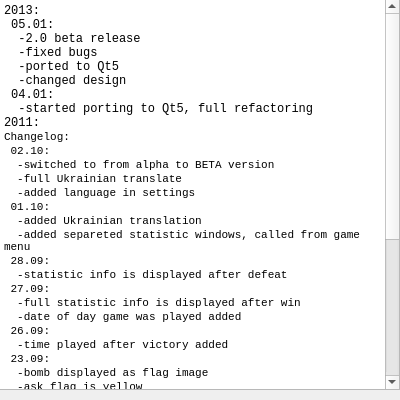
<?xml version="1.0" encoding="UTF-8"?>
<ui version="4.0">
 <class>ChangelogInfo</class>
 <widget class="QWidget" name="ChangelogInfo">
  <property name="windowModality">
   <enum>Qt::NonModal</enum>
  </property>
  <property name="geometry">
   <rect>
    <x>0</x>
    <y>0</y>
    <width>400</width>
    <height>400</height>
   </rect>
  </property>
  <property name="sizePolicy">
   <sizepolicy hsizetype="Minimum" vsizetype="Minimum">
    <horstretch>0</horstretch>
    <verstretch>0</verstretch>
   </sizepolicy>
  </property>
  <property name="maximumSize">
   <size>
    <width>400</width>
    <height>16777215</height>
   </size>
  </property>
  <property name="font">
   <font>
    <family>Courier New</family>
   </font>
  </property>
  <property name="windowTitle">
   <string>Changelog</string>
  </property>
  <widget class="QWidget" name="verticalLayoutWidget_2">
   <property name="geometry">
    <rect>
     <x>-1</x>
     <y>-1</y>
     <width>401</width>
     <height>391</height>
    </rect>
   </property>
   <layout class="QVBoxLayout" name="verticalLayout_2">
    <item>
     <widget class="QTextBrowser" name="textLog">
      <property name="html">
       <string>&lt;!DOCTYPE HTML PUBLIC &quot;-//W3C//DTD HTML 4.0//EN&quot; &quot;http://www.w3.org/TR/REC-html40/strict.dtd&quot;&gt;
&lt;html&gt;&lt;head&gt;&lt;meta name=&quot;qrichtext&quot; content=&quot;1&quot; /&gt;&lt;style type=&quot;text/css&quot;&gt;
p, li { white-space: pre-wrap; }
&lt;/style&gt;&lt;/head&gt;&lt;body style=&quot; font-family:'Courier New'; font-size:9pt; font-weight:400; font-style:normal;&quot;&gt;
&lt;p style=&quot; margin-top:0px; margin-bottom:0px; margin-left:0px; margin-right:0px; -qt-block-indent:0; text-indent:0px;&quot;&gt;2013:&lt;/p&gt;
&lt;p style=&quot; margin-top:0px; margin-bottom:0px; margin-left:0px; margin-right:0px; -qt-block-indent:0; text-indent:0px;&quot;&gt; 05.01:&lt;/p&gt;
&lt;p style=&quot; margin-top:0px; margin-bottom:0px; margin-left:0px; margin-right:0px; -qt-block-indent:0; text-indent:0px;&quot;&gt;  -2.0 beta release&lt;/p&gt;
&lt;p style=&quot; margin-top:0px; margin-bottom:0px; margin-left:0px; margin-right:0px; -qt-block-indent:0; text-indent:0px;&quot;&gt;  -fixed bugs&lt;/p&gt;
&lt;p style=&quot; margin-top:0px; margin-bottom:0px; margin-left:0px; margin-right:0px; -qt-block-indent:0; text-indent:0px;&quot;&gt;  -ported to Qt5&lt;/p&gt;
&lt;p style=&quot; margin-top:0px; margin-bottom:0px; margin-left:0px; margin-right:0px; -qt-block-indent:0; text-indent:0px;&quot;&gt;  -changed design&lt;/p&gt;
&lt;p style=&quot; margin-top:0px; margin-bottom:0px; margin-left:0px; margin-right:0px; -qt-block-indent:0; text-indent:0px;&quot;&gt; 04.01:&lt;/p&gt;
&lt;p style=&quot; margin-top:0px; margin-bottom:0px; margin-left:0px; margin-right:0px; -qt-block-indent:0; text-indent:0px;&quot;&gt;  -started porting to Qt5, full refactoring&lt;/p&gt;
&lt;p style=&quot; margin-top:0px; margin-bottom:0px; margin-left:0px; margin-right:0px; -qt-block-indent:0; text-indent:0px;&quot;&gt;2011:&lt;/p&gt;
&lt;p style=&quot; margin-top:0px; margin-bottom:0px; margin-left:0px; margin-right:0px; -qt-block-indent:0; text-indent:0px;&quot;&gt;&lt;span style=&quot; font-size:8pt;&quot;&gt;Changelog:&lt;/span&gt;&lt;/p&gt;
&lt;p style=&quot; margin-top:0px; margin-bottom:0px; margin-left:0px; margin-right:0px; -qt-block-indent:0; text-indent:0px;&quot;&gt;&lt;span style=&quot; font-size:8pt;&quot;&gt; 02.10:&lt;/span&gt;&lt;/p&gt;
&lt;p style=&quot; margin-top:0px; margin-bottom:0px; margin-left:0px; margin-right:0px; -qt-block-indent:0; text-indent:0px;&quot;&gt;&lt;span style=&quot; font-size:8pt;&quot;&gt;  -switched to from alpha to BETA version&lt;/span&gt;&lt;/p&gt;
&lt;p style=&quot; margin-top:0px; margin-bottom:0px; margin-left:0px; margin-right:0px; -qt-block-indent:0; text-indent:0px;&quot;&gt;&lt;span style=&quot; font-size:8pt;&quot;&gt;  -full Ukrainian translate&lt;/span&gt;&lt;/p&gt;
&lt;p style=&quot; margin-top:0px; margin-bottom:0px; margin-left:0px; margin-right:0px; -qt-block-indent:0; text-indent:0px;&quot;&gt;&lt;span style=&quot; font-size:8pt;&quot;&gt;  -added language in settings&lt;/span&gt;&lt;/p&gt;
&lt;p style=&quot; margin-top:0px; margin-bottom:0px; margin-left:0px; margin-right:0px; -qt-block-indent:0; text-indent:0px;&quot;&gt;&lt;span style=&quot; font-size:8pt;&quot;&gt; 01.10:&lt;/span&gt;&lt;/p&gt;
&lt;p style=&quot; margin-top:0px; margin-bottom:0px; margin-left:0px; margin-right:0px; -qt-block-indent:0; text-indent:0px;&quot;&gt;&lt;span style=&quot; font-size:8pt;&quot;&gt;  -added Ukrainian translation&lt;/span&gt;&lt;/p&gt;
&lt;p style=&quot; margin-top:0px; margin-bottom:0px; margin-left:0px; margin-right:0px; -qt-block-indent:0; text-indent:0px;&quot;&gt;&lt;span style=&quot; font-size:8pt;&quot;&gt;  -added separeted statistic windows, called from game menu&lt;/span&gt;&lt;/p&gt;
&lt;p style=&quot; margin-top:0px; margin-bottom:0px; margin-left:0px; margin-right:0px; -qt-block-indent:0; text-indent:0px;&quot;&gt;&lt;span style=&quot; font-size:8pt;&quot;&gt; 28.09:&lt;/span&gt;&lt;/p&gt;
&lt;p style=&quot; margin-top:0px; margin-bottom:0px; margin-left:0px; margin-right:0px; -qt-block-indent:0; text-indent:0px;&quot;&gt;&lt;span style=&quot; font-size:8pt;&quot;&gt;  -statistic info is displayed after defeat&lt;/span&gt;&lt;/p&gt;
&lt;p style=&quot; margin-top:0px; margin-bottom:0px; margin-left:0px; margin-right:0px; -qt-block-indent:0; text-indent:0px;&quot;&gt;&lt;span style=&quot; font-size:8pt;&quot;&gt; 27.09:&lt;/span&gt;&lt;/p&gt;
&lt;p style=&quot; margin-top:0px; margin-bottom:0px; margin-left:0px; margin-right:0px; -qt-block-indent:0; text-indent:0px;&quot;&gt;&lt;span style=&quot; font-size:8pt;&quot;&gt;  -full statistic info is displayed after win&lt;/span&gt;&lt;/p&gt;
&lt;p style=&quot; margin-top:0px; margin-bottom:0px; margin-left:0px; margin-right:0px; -qt-block-indent:0; text-indent:0px;&quot;&gt;&lt;span style=&quot; font-size:8pt;&quot;&gt;  -date of day game was played added&lt;/span&gt;&lt;/p&gt;
&lt;p style=&quot; margin-top:0px; margin-bottom:0px; margin-left:0px; margin-right:0px; -qt-block-indent:0; text-indent:0px;&quot;&gt;&lt;span style=&quot; font-size:8pt;&quot;&gt; 26.09:&lt;/span&gt;&lt;/p&gt;
&lt;p style=&quot; margin-top:0px; margin-bottom:0px; margin-left:0px; margin-right:0px; -qt-block-indent:0; text-indent:0px;&quot;&gt;&lt;span style=&quot; font-size:8pt;&quot;&gt;  -time played after victory added&lt;/span&gt;&lt;/p&gt;
&lt;p style=&quot; margin-top:0px; margin-bottom:0px; margin-left:0px; margin-right:0px; -qt-block-indent:0; text-indent:0px;&quot;&gt;&lt;span style=&quot; font-size:8pt;&quot;&gt; 23.09:&lt;/span&gt;&lt;/p&gt;
&lt;p style=&quot; margin-top:0px; margin-bottom:0px; margin-left:0px; margin-right:0px; -qt-block-indent:0; text-indent:0px;&quot;&gt;&lt;span style=&quot; font-size:8pt;&quot;&gt;  -bomb displayed as flag image&lt;/span&gt;&lt;/p&gt;
&lt;p style=&quot; margin-top:0px; margin-bottom:0px; margin-left:0px; margin-right:0px; -qt-block-indent:0; text-indent:0px;&quot;&gt;&lt;span style=&quot; font-size:8pt;&quot;&gt;  -ask flag is yellow&lt;/span&gt;&lt;/p&gt;
&lt;p style=&quot; margin-top:0px; margin-bottom:0px; margin-left:0px; margin-right:0px; -qt-block-indent:0; text-indent:0px;&quot;&gt;&lt;span style=&quot; font-size:8pt;&quot;&gt; 22.09:&lt;/span&gt;&lt;/p&gt;
&lt;p style=&quot; margin-top:0px; margin-bottom:0px; margin-left:0px; margin-right:0px; -qt-block-indent:0; text-indent:0px;&quot;&gt;&lt;span style=&quot; font-size:8pt;&quot;&gt;  -ask flag bugfix&lt;/span&gt;&lt;/p&gt;
&lt;p style=&quot; margin-top:0px; margin-bottom:0px; margin-left:0px; margin-right:0px; -qt-block-indent:0; text-indent:0px;&quot;&gt;&lt;span style=&quot; font-size:8pt;&quot;&gt;  -style changes:&lt;/span&gt;&lt;/p&gt;
&lt;p style=&quot; margin-top:0px; margin-bottom:0px; margin-left:0px; margin-right:0px; -qt-block-indent:0; text-indent:0px;&quot;&gt;&lt;span style=&quot; font-size:8pt;&quot;&gt;    -different style when button is pressed&lt;/span&gt;&lt;/p&gt;
&lt;p style=&quot; margin-top:0px; margin-bottom:0px; margin-left:0px; margin-right:0px; -qt-block-indent:0; text-indent:0px;&quot;&gt;&lt;span style=&quot; font-size:8pt;&quot;&gt;    -cells with gradient background&lt;/span&gt;&lt;/p&gt;
&lt;p style=&quot; margin-top:0px; margin-bottom:0px; margin-left:0px; margin-right:0px; -qt-block-indent:0; text-indent:0px;&quot;&gt;&lt;span style=&quot; font-size:8pt;&quot;&gt;    -different number colors&lt;/span&gt;&lt;/p&gt;
&lt;p style=&quot; margin-top:0px; margin-bottom:0px; margin-left:0px; margin-right:0px; -qt-block-indent:0; text-indent:0px;&quot;&gt;&lt;span style=&quot; font-size:8pt;&quot;&gt;    -changed background color of opened cells&lt;/span&gt;&lt;/p&gt;
&lt;p style=&quot; margin-top:0px; margin-bottom:0px; margin-left:0px; margin-right:0px; -qt-block-indent:0; text-indent:0px;&quot;&gt;&lt;span style=&quot; font-size:8pt;&quot;&gt;  -numbers font size auto resizing&lt;/span&gt;&lt;/p&gt;
&lt;p style=&quot; margin-top:0px; margin-bottom:0px; margin-left:0px; margin-right:0px; -qt-block-indent:0; text-indent:0px;&quot;&gt;&lt;span style=&quot; font-size:8pt;&quot;&gt; 21.09:&lt;/span&gt;&lt;/p&gt;
&lt;p style=&quot; margin-top:0px; margin-bottom:0px; margin-left:0px; margin-right:0px; -qt-block-indent:0; text-indent:0px;&quot;&gt;&lt;span style=&quot; font-size:8pt;&quot;&gt;  -changed numbers font size in opened cells&lt;/span&gt;&lt;/p&gt;
&lt;p style=&quot; margin-top:0px; margin-bottom:0px; margin-left:0px; margin-right:0px; -qt-block-indent:0; text-indent:0px;&quot;&gt;&lt;span style=&quot; font-size:8pt;&quot;&gt;  -added smile restart button&lt;/span&gt;&lt;/p&gt;
&lt;p style=&quot; margin-top:0px; margin-bottom:0px; margin-left:0px; margin-right:0px; -qt-block-indent:0; text-indent:0px;&quot;&gt;&lt;span style=&quot; font-size:8pt;&quot;&gt;  -added changelog&lt;/span&gt;&lt;/p&gt;
&lt;p style=&quot; margin-top:0px; margin-bottom:0px; margin-left:0px; margin-right:0px; -qt-block-indent:0; text-indent:0px;&quot;&gt;&lt;span style=&quot; font-size:8pt;&quot;&gt;  -fixed columns width&lt;/span&gt;&lt;/p&gt;
&lt;p style=&quot; margin-top:0px; margin-bottom:0px; margin-left:0px; margin-right:0px; -qt-block-indent:0; text-indent:0px;&quot;&gt;&lt;span style=&quot; font-size:8pt;&quot;&gt;  -field generating after first turn&lt;/span&gt;&lt;/p&gt;
&lt;p style=&quot; margin-top:0px; margin-bottom:0px; margin-left:0px; margin-right:0px; -qt-block-indent:0; text-indent:0px;&quot;&gt;&lt;span style=&quot; font-size:8pt;&quot;&gt;  -ask mark disabling/enabling option&lt;/span&gt;&lt;/p&gt;
&lt;p style=&quot;-qt-paragraph-type:empty; margin-top:0px; margin-bottom:0px; margin-left:0px; margin-right:0px; -qt-block-indent:0; text-indent:0px; font-size:8pt;&quot;&gt;&lt;br /&gt;&lt;/p&gt;&lt;/body&gt;&lt;/html&gt;</string>
      </property>
     </widget>
    </item>
   </layout>
  </widget>
 </widget>
 <resources/>
 <connections/>
</ui>
